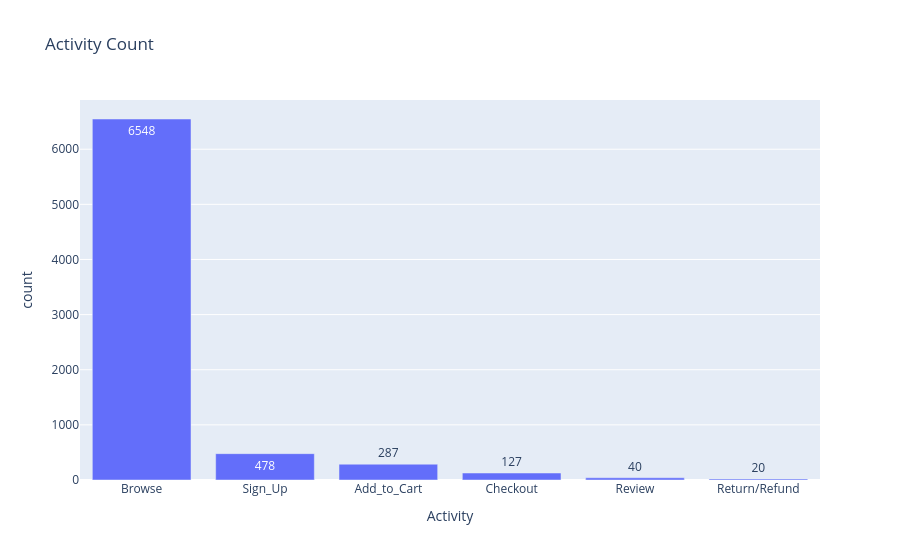

Here is the notebook cell this chart was saved with:
### Code cell
fig = px.bar(data_frame=q4,x='Activity',y='count',text='count',
             title='Activity Count')
fig.show()

### Figure 1 — Plotly figure (JSON) as saved in the notebook; plotly's stock layout.template omitted (floating-point values rounded to 4 significant figures)
{"data": [{"hovertemplate": "Activity=%{x}<br>count=%{text}<extra></extra>", "legendgroup": "", "marker": {"color": "#636efa", "pattern": {"shape": ""}}, "name": "", "orientation": "v", "showlegend": false, "text": [6548.0, 478.0, 287.0, 127.0, 40.0, 20.0], "textposition": "auto", "type": "bar", "x": ["Browse", "Sign_Up", "Add_to_Cart", "Checkout", "Review", "Return/Refund"], "xaxis": "x", "y": [6548, 478, 287, 127, 40, 20], "yaxis": "y"}], "layout": {"barmode": "relative", "legend": {"tracegroupgap": 0}, "title": {"text": "Activity Count"}, "xaxis": {"anchor": "y", "domain": [0, 1], "title": {"text": "Activity"}}, "yaxis": {"anchor": "x", "domain": [0, 1], "title": {"text": "count"}}}}
